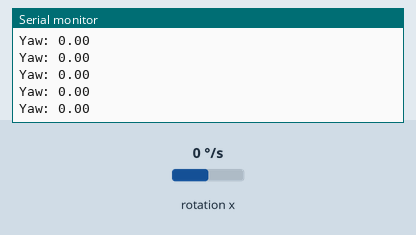
Simulated run of this sketch. Board: Arduino Uno, built with avr-gcc and run on an emulated ATmega328P. On the bench: the last lines printed to the serial monitor. Wiring (inferred from the names in the program): MPU-6050 motion sensor at I2C address 0x68. The test bench sets the inputs (shaded band); at power-on: rotation x 0 °/s.

Above: at 4.7 s.
4.8 s: rotation x set to -192 °/s
At 4.88 s:
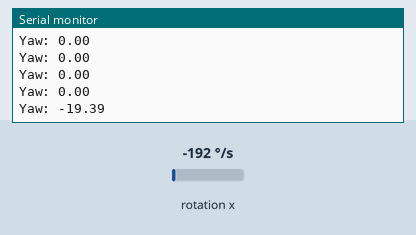
6.3 s: rotation x set to -100 °/s
At 6.3 s:
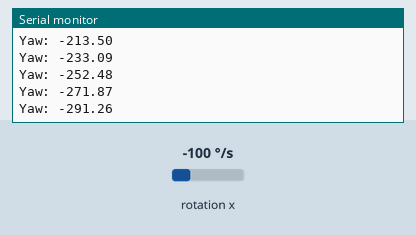
Timing chart, 0 to 9.3 s (numbered marks = the images above; inputs shaded):
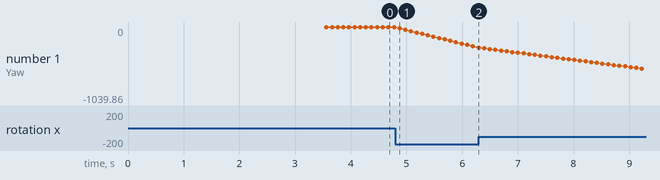

The sketch:

Task_10.5.ino
```cpp
#include <Wire.h>

const int MPU6050_ADDR = 0x68;
const int PWR_MGMT_1 = 0x6B;
const int GYRO_XOUT_H = 0x43;
const int GYRO_CONFIG = 0x1B;

float yaw = 0;
long previousTime = 0;
float gyroYawOffset = 0;

void setup() {
  Serial.begin(9600);
  Wire.begin();

  Wire.beginTransmission(MPU6050_ADDR);
  Wire.write(PWR_MGMT_1);
  Wire.write(0x00);
  Wire.endTransmission(true);

  Wire.beginTransmission(MPU6050_ADDR);
  Wire.write(GYRO_CONFIG);
  Wire.write(0x00);
  Wire.endTransmission(true);

  calibrateGyro();
}

void loop() {
  long currentTime = millis();
  float dt = (currentTime - previousTime) / 1000.0;

  int16_t gyroYaw = readRawData(GYRO_XOUT_H);
  float gyroYawRate = (gyroYaw - gyroYawOffset) / 131.0;

  yaw += gyroYawRate * dt;
  previousTime = currentTime;

  Serial.print("Yaw: ");
  Serial.println(yaw);
  delay(100);
}

int16_t readRawData(int addr) {
  Wire.beginTransmission(MPU6050_ADDR);
  Wire.write(addr);
  Wire.endTransmission(false);
  Wire.requestFrom(MPU6050_ADDR, 2, true);
  int16_t highByte = Wire.read();
  int16_t lowByte = Wire.read();
  return (highByte << 8) | lowByte;
}

void calibrateGyro() {
  long sum = 0;
  const int numReadings = 1000;

  for (int i = 0; i < numReadings; i++) {
    sum += readRawData(GYRO_XOUT_H);
    delay(3);
  }

  gyroYawOffset = sum / numReadings;
}
```

Measured:
- after the input at 4.8 s, the serial monitor: prints a new line after 0.08 s (image 1)
- plotted number 1: 0 → -291.26 after the input at 4.8 s
